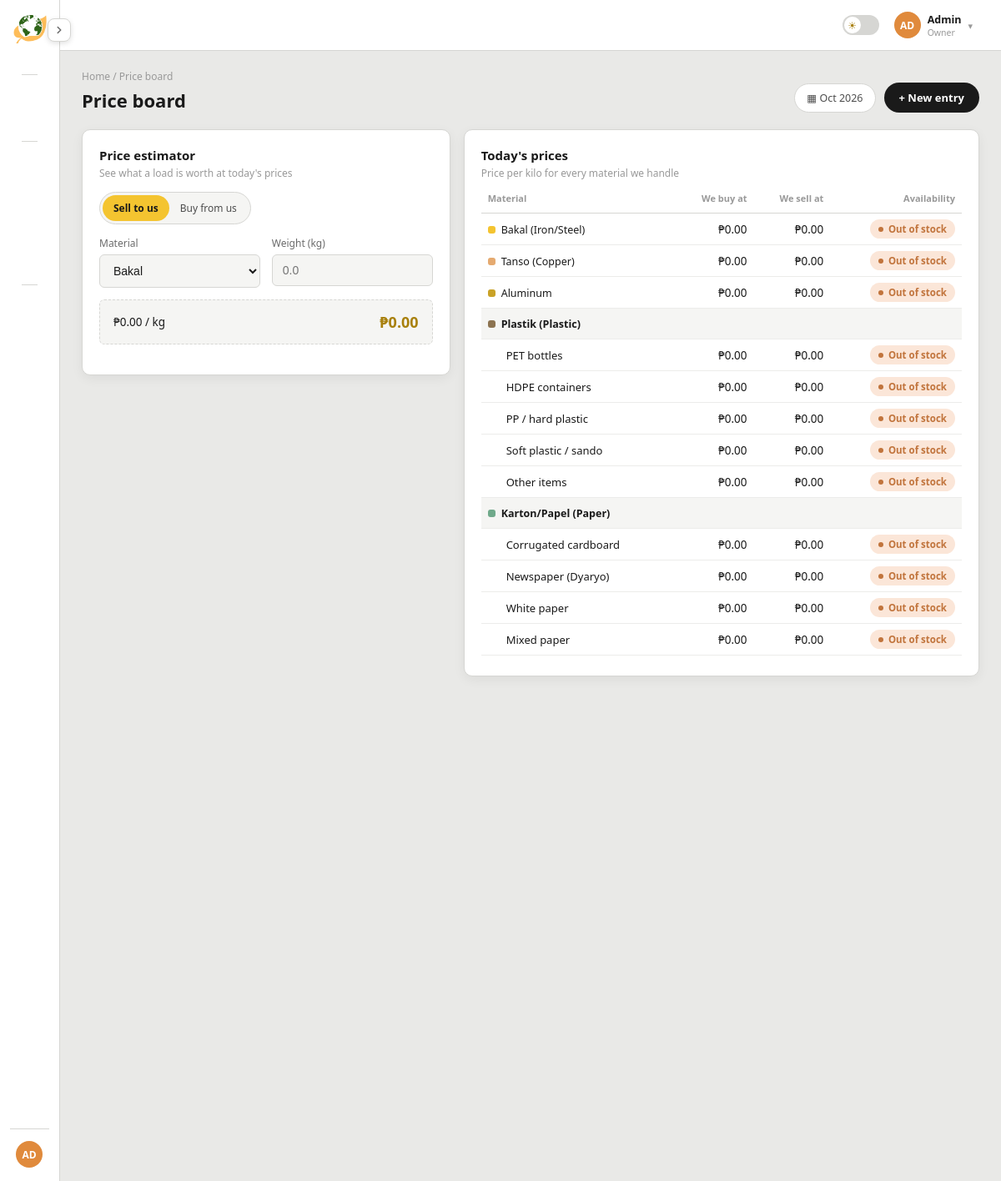
The page /prices.php (signed in) on the database its author committed.
### tables this page shows
CREATE TABLE items (
  id INT AUTO_INCREMENT PRIMARY KEY,
  category_id INT NOT NULL,
  name VARCHAR(60) NOT NULL,
  sell_price DECIMAL(10,2) NOT NULL DEFAULT 0,
  markup_pct DECIMAL(5,2) NOT NULL DEFAULT 25,
  buy_price DECIMAL(10,2) NOT NULL DEFAULT 0,
  is_other TINYINT(1) NOT NULL DEFAULT 0,
  sort_order INT NOT NULL DEFAULT 0,
  UNIQUE KEY uq_item (category_id, name),
  FOREIGN KEY (category_id) REFERENCES categories(id)
);

CREATE TABLE categories (
  id INT AUTO_INCREMENT PRIMARY KEY,
  code VARCHAR(20) NOT NULL UNIQUE,
  label VARCHAR(60) NOT NULL,
  short_name VARCHAR(30) NOT NULL,
  color CHAR(7) NOT NULL,
  capacity_kg DECIMAL(10,2) NOT NULL DEFAULT 500,
  sort_order INT NOT NULL DEFAULT 0
);

### includes/data.php (called while the page is built, shortened)
<?php
function load_categories($pdo){
    $cats = $pdo->query('SELECT id, code, label, short_name, color, capacity_kg FROM categories ORDER BY sort_order')->fetchAll();
    $rows = $pdo->query("SELECT i.id, i.category_id, i.name, i.is_other, i.sell_price, i.markup_pct, i.buy_price,
            (SELECT COALESCE(SUM(kg), 0) FROM stock_entries WHERE item_id = i.id)
          - (SELECT COALESCE(SUM(kg), 0) FROM sales WHERE item_id = i.id)
          - (SELECT COALESCE(SUM(kg), 0) FROM removals WHERE item_id = i.id) AS stock
        FROM items i ORDER BY i.sort_order, i.id")->fetchAll();
    $by = [];
    foreach($rows as $r){
        $by[$r['category_id']][] = [
            'id' => (int)$r['id'], 'name' => $r['name'], 'other' => (int)$r['is_other'],
            'sell' => (float)$r['sell_price'], 'buy' => (float)$r['buy_price'], 'markup' => (float)$r['markup_pct'],
            'stock' => max(round((float)$r['stock'], 2), 0),
        ];
    }
    return array_map(function($c) use ($by){
        $list = array_map(function($i) use ($c){
            $i['cat'] = $c['code'];
            return $i;
        }, $by[$c['id']] ?? []);
        $stock = array_sum(array_column($list, 'stock'));
        $value = array_sum(array_map(function($i){ return $i['stock'] * $i['buy']; }, $list));
        $proj = array_sum(array_map(function($i){ return $i['stock'] * $i['sell']; }, $list));
        $cap = (float)$c['capacity_kg'] > 0 ? min(100, round($stock / (float)$c['capacity_kg'] * 100)) : 0;
        return [
            'code' => $c['code'], 'label' => $c['label'], 'short_name' => $c['short_name'], 'color' => $c['color'],
            'stock' => round($stock, 2), 'cap' => $cap, 'value' => round($value, 2), 'proj' => round($proj, 2), 'items' => $list,
        ];
    }, $cats);
}

### includes/auth.php (called while the page is built, shortened)
<?php
function e($s){
    return htmlspecialchars((string)$s, ENT_QUOTES, 'UTF-8');
}

### prices.php (the view, shortened to what this page needs)
<?php
require_once __DIR__ . '/includes/auth.php';
include __DIR__ . '/includes/header.php';
require_once __DIR__ . '/includes/data.php';
$cats = load_categories($pdo);
?>
<section class="panel active" id="panel-prices">
  <div class="split">
    <div class="card">
      <div class="cardHead"><div><h2>Price estimator</h2><div class="cardDesc">See what a load is worth at today's prices</div></div></div>
      <form onsubmit="return false">
        <div class="seg pbSeg" id="pbMode">
          <button type="button" class="active" data-mode="buy">Sell to us</button>
          <button type="button" data-mode="sell">Buy from us</button>
        </div>
        <div class="formGrid">
          <div><label for="pbItem">Material</label><select id="pbItem"></select></div>
          <div><label for="pbKg">Weight (kg)</label><input type="number" id="pbKg" step="0.01" min="0" placeholder="0.0"></div>
        </div>
        <div class="previewBox"><span id="pbRate">₱0.00 / kg</span><span class="amt" id="pbTotal">₱0.00</span></div>
      </form>
    </div>
    <div class="card">
      <div class="cardHead"><div><h2>Today's prices</h2><div class="cardDesc">Price per kilo for every material we handle</div></div></div>
      <div class="tableWrap scrollBox lgScroll"><table class="lgTable">
        <thead><tr><th>Material</th><th class="num">We buy at</th><th class="num">We sell at</th><th class="num">Availability</th></tr></thead>
        <tbody>
<?php foreach($cats as $c): $multi = count($c['items']) > 1; ?>
<?php if($multi): ?>
          <tr class="lgGroup"><td colspan="4"><span class="catChip"><i style="background:<?= e($c['color']) ?>"></i><?= e($c['label']) ?></span></td></tr>
<?php endif; ?>
<?php foreach($c['items'] as $i): ?>
          <tr class="lgRow<?= $multi ? ' lgSub' : '' ?>">
            <td><?php if($multi): ?><?= e($i['other'] ? 'Other items' : $i['name']) ?><?php else: ?><span class="catChip"><i style="background:<?= e($c['color']) ?>"></i><?= e($c['label']) ?></span><?php endif; ?></td>
            <td class="num">₱<?= number_format($i['buy'], 2) ?></td>
            <td class="num">₱<?= number_format($i['sell'], 2) ?></td>
            <td class="num"><span class="badge <?= $i['stock'] > 0 ? 'pos' : 'high' ?>"><?= $i['stock'] > 0 ? 'In stock' : 'Out of stock' ?></span></td>
          </tr>
<?php endforeach; endforeach; ?>
        </tbody>
      </table></div>
    </div>
  </div>
</section>
<?php
include __DIR__ . '/includes/footer.php';

### assets/css/style.css (style rules this page uses)
* { box-sizing:border-box; }
body { margin:0; min-height:100vh; background:#e9e9e7; color:#1a1a1a; font-family:"Segoe UI", Tahoma, Geneva, sans-serif; }
h1,h2,h3 { margin:0; }
button { font-family:inherit; cursor:pointer; }
.panel { display:none; }
.panel.active { display:block; }
.card { background:#fff; border:1px solid #d6d6d3; border-radius:10px; padding:20px; box-shadow:0 4px 14px rgba(0,0,0,0.06); }
.cardHead { display:flex; align-items:center; justify-content:space-between; margin-bottom:14px; flex-wrap:wrap; gap:10px; }
.cardHead h2 { font-size:15px; font-weight:700; }
.cardDesc { font-size:12px; color:#999; margin-top:3px; }
table { width:100%; border-collapse:collapse; font-size:13.5px; }
thead th { text-align:left; font-size:11px; color:#999; font-weight:600; padding:0 12px 10px; border-bottom:1px solid #d6d6d3; }
tbody td { padding:12px; border-bottom:1px solid #ececea; vertical-align:middle; }
.num { text-align:right; }
td.num, th.num { text-align:right; }
.badge { display:inline-flex; align-items:center; gap:6px; font-size:11.5px; padding:4px 10px; border-radius:12px; font-weight:600; }
.badge.high { background:#fbe6d8; color:#c1743c; }
.badge::before { content:''; width:6px; height:6px; border-radius:50%; background:currentColor; }
.catChip { display:inline-flex; align-items:center; gap:7px; font-size:12.5px; }
.catChip i { width:9px; height:9px; border-radius:3px; flex-shrink:0; }
form label { display:block; font-size:12px; color:#6b6b6b; margin-bottom:5px; }
form select, form input { width:100%; padding:10px 12px; background:#f5f5f3; border:1px solid #d6d6d3; border-radius:6px; color:#1a1a1a; font-size:14px; outline:none; }
.previewBox { background:#f5f5f3; border:1px dashed #d6d6d3; border-radius:6px; padding:14px 16px; display:flex; justify-content:space-between; align-items:center; margin-bottom:16px; font-size:13.5px; }
.previewBox .amt { font-size:18px; color:#a8800c; font-weight:700; }
.seg { display:inline-flex; background:#f5f5f3; border:1px solid #d6d6d3; border-radius:20px; padding:3px; }
.seg button { background:none; border:none; color:#4d4d4d; padding:7px 13px; border-radius:16px; font-size:12px; display:flex; align-items:center; gap:6px; }
.seg button.active { background:#f4c430; color:#1a1a1a; font-weight:700; }
.tableWrap { width:100%; overflow-x:auto; -webkit-overflow-scrolling:touch; }
.tableWrap table { min-width:520px; }
.scrollBox { max-height:250px; overflow-y:auto; }
.scrollBox thead th { position:sticky; top:0; background:#fff; z-index:1; }
:root { --rail:72px; --navW:244px; --card:#fff; --line:#d6d6d3; --soft:#f5f5f3; --muted:#6b6b6b; --gold:#f4c430; --goldInk:#a8800c; --stage:#cfcfcb; }
.split { display:grid; grid-template-columns:minmax(300px, 5fr) minmax(0, 7fr); gap:16px; align-items:start; margin-bottom:20px; }
form .formGrid { display:grid; grid-template-columns:1fr 1fr; gap:14px; margin-bottom:14px; }
.lgScroll.scrollBox { max-height:560px; }
.tableWrap .lgTable { min-width:0; }
.lgTable thead th { padding-left:8px; padding-right:8px; }
.lgTable tbody td { padding:7px 8px; }
.lgTable td.num { white-space:nowrap; }
.lgTable .lgGroup td { background:var(--soft); font-weight:600; padding-top:9px; padding-bottom:9px; }
.lgTable .lgSub td:first-child { padding-left:30px; font-size:13px; }
.pbSeg { margin-bottom:14px; }

### rows shown on the page
items: category.label "Bakal (Iron/Steel)", is_other "0.00", shows "Out of stock"
items: category.label "Tanso (Copper)", is_other "0.00", shows "Out of stock"
items: label "Aluminum", is_other "0.00", shows "Out of stock"
categories: label "Plastik (Plastic)", name "Other items", buy "0.00", sell "0.00"
items: name "PET bottles", is_other "0.00", shows "Out of stock"
items: name "HDPE containers", is_other "0.00", shows "Out of stock"
items: name "PP / hard plastic", is_other "0.00", shows "Out of stock"
items: name "Soft plastic / sando", is_other "0.00", shows "Out of stock"
categories: label "Karton/Papel (Paper)"
items: name "Corrugated cardboard", is_other "0.00", shows "Out of stock"
items: name "Newspaper (Dyaryo)", is_other "0.00", shows "Out of stock"
items: name "White paper", is_other "0.00", shows "Out of stock"
items: name "Mixed paper", is_other "0.00", shows "Out of stock"

### other values the page prints
$user['initials'] "AD"
$user['name'] "Admin"
$user['label'] "Owner"
$titles[$page] "Price board"
